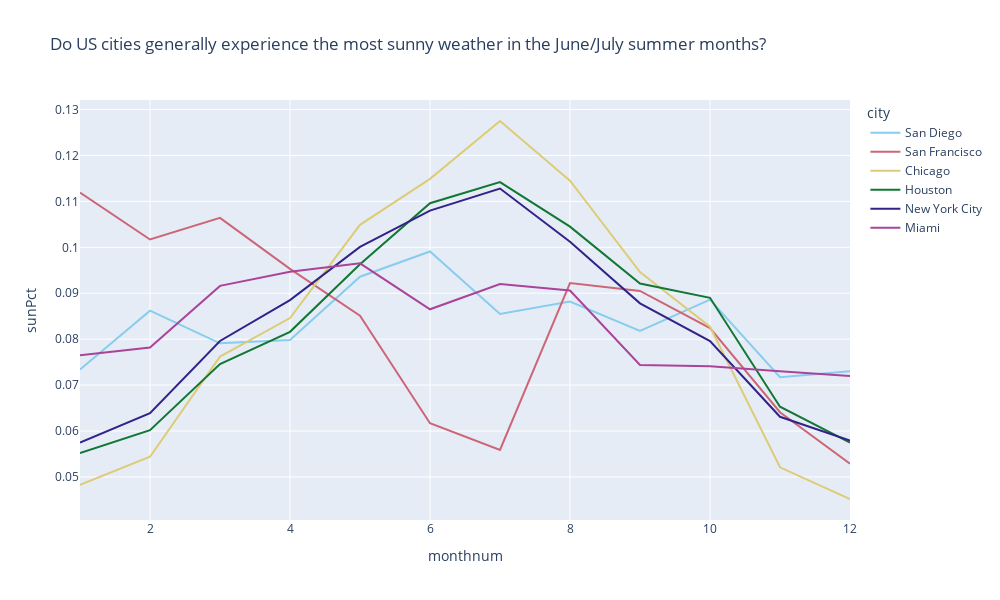

This figure's notebook cell:
### Code cell
#create initial plot
fig = px.line(calcDF, x='monthnum', y='sunPct', color='city', color_discrete_sequence=px.colors.qualitative.Safe, title=pTitle, width=1000, height=600)

fig.show()

### Figure 1 — Plotly figure (JSON) as saved in the notebook; plotly's stock layout.template omitted (floating-point values rounded to 4 significant figures)
{"data": [{"hovertemplate": "city=San Diego<br>monthnum=%{x}<br>sunPct=%{y}<extra></extra>", "legendgroup": "San Diego", "line": {"color": "rgb(136, 204, 238)", "dash": "solid"}, "marker": {"symbol": "circle"}, "mode": "lines", "name": "San Diego", "orientation": "v", "showlegend": true, "type": "scatter", "x": [1, 2, 3, 4, 5, 6, 7, 8, 9, 10, 11, 12], "xaxis": "x", "y": [0.0734, 0.0862, 0.0791, 0.0798, 0.0936, 0.0991, 0.0855, 0.0882, 0.0818, 0.0886, 0.0717, 0.073], "yaxis": "y"}, {"hovertemplate": "city=San Francisco<br>monthnum=%{x}<br>sunPct=%{y}<extra></extra>", "legendgroup": "San Francisco", "line": {"color": "rgb(204, 102, 119)", "dash": "solid"}, "marker": {"symbol": "circle"}, "mode": "lines", "name": "San Francisco", "orientation": "v", "showlegend": true, "type": "scatter", "x": [1, 2, 3, 4, 5, 6, 7, 8, 9, 10, 11, 12], "xaxis": "x", "y": [0.1119, 0.1017, 0.1064, 0.0953, 0.0851, 0.0617, 0.0559, 0.0922, 0.0905, 0.0824, 0.0641, 0.0529], "yaxis": "y"}, {"hovertemplate": "city=Chicago<br>monthnum=%{x}<br>sunPct=%{y}<extra></extra>", "legendgroup": "Chicago", "line": {"color": "rgb(221, 204, 119)", "dash": "solid"}, "marker": {"symbol": "circle"}, "mode": "lines", "name": "Chicago", "orientation": "v", "showlegend": true, "type": "scatter", "x": [1, 2, 3, 4, 5, 6, 7, 8, 9, 10, 11, 12], "xaxis": "x", "y": [0.0483, 0.0544, 0.0762, 0.0846, 0.1049, 0.1149, 0.1275, 0.1145, 0.0946, 0.0827, 0.0521, 0.0452], "yaxis": "y"}, {"hovertemplate": "city=Houston<br>monthnum=%{x}<br>sunPct=%{y}<extra></extra>", "legendgroup": "Houston", "line": {"color": "rgb(17, 119, 51)", "dash": "solid"}, "marker": {"symbol": "circle"}, "mode": "lines", "name": "Houston", "orientation": "v", "showlegend": true, "type": "scatter", "x": [1, 2, 3, 4, 5, 6, 7, 8, 9, 10, 11, 12], "xaxis": "x", "y": [0.0552, 0.0602, 0.0746, 0.0816, 0.0963, 0.1096, 0.1142, 0.1045, 0.0921, 0.089, 0.0653, 0.0575], "yaxis": "y"}, {"hovertemplate": "city=New York City<br>monthnum=%{x}<br>sunPct=%{y}<extra></extra>", "legendgroup": "New York City", "line": {"color": "rgb(51, 34, 136)", "dash": "solid"}, "marker": {"symbol": "circle"}, "mode": "lines", "name": "New York City", "orientation": "v", "showlegend": true, "type": "scatter", "x": [1, 2, 3, 4, 5, 6, 7, 8, 9, 10, 11, 12], "xaxis": "x", "y": [0.0575, 0.0639, 0.0796, 0.0885, 0.1001, 0.108, 0.1128, 0.1012, 0.0878, 0.0796, 0.0631, 0.0579], "yaxis": "y"}, {"hovertemplate": "city=Miami<br>monthnum=%{x}<br>sunPct=%{y}<extra></extra>", "legendgroup": "Miami", "line": {"color": "rgb(170, 68, 153)", "dash": "solid"}, "marker": {"symbol": "circle"}, "mode": "lines", "name": "Miami", "orientation": "v", "showlegend": true, "type": "scatter", "x": [1, 2, 3, 4, 5, 6, 7, 8, 9, 10, 11, 12], "xaxis": "x", "y": [0.0765, 0.0782, 0.0916, 0.0947, 0.0965, 0.0865, 0.092, 0.0906, 0.0744, 0.0741, 0.073, 0.072], "yaxis": "y"}], "layout": {"height": 600, "legend": {"title": {"text": "city"}, "tracegroupgap": 0}, "title": {"text": "Do US cities generally experience the most sunny weather in the June/July summer months?"}, "width": 1000, "xaxis": {"anchor": "y", "domain": [0, 1], "title": {"text": "monthnum"}}, "yaxis": {"anchor": "x", "domain": [0, 1], "title": {"text": "sunPct"}}}}
